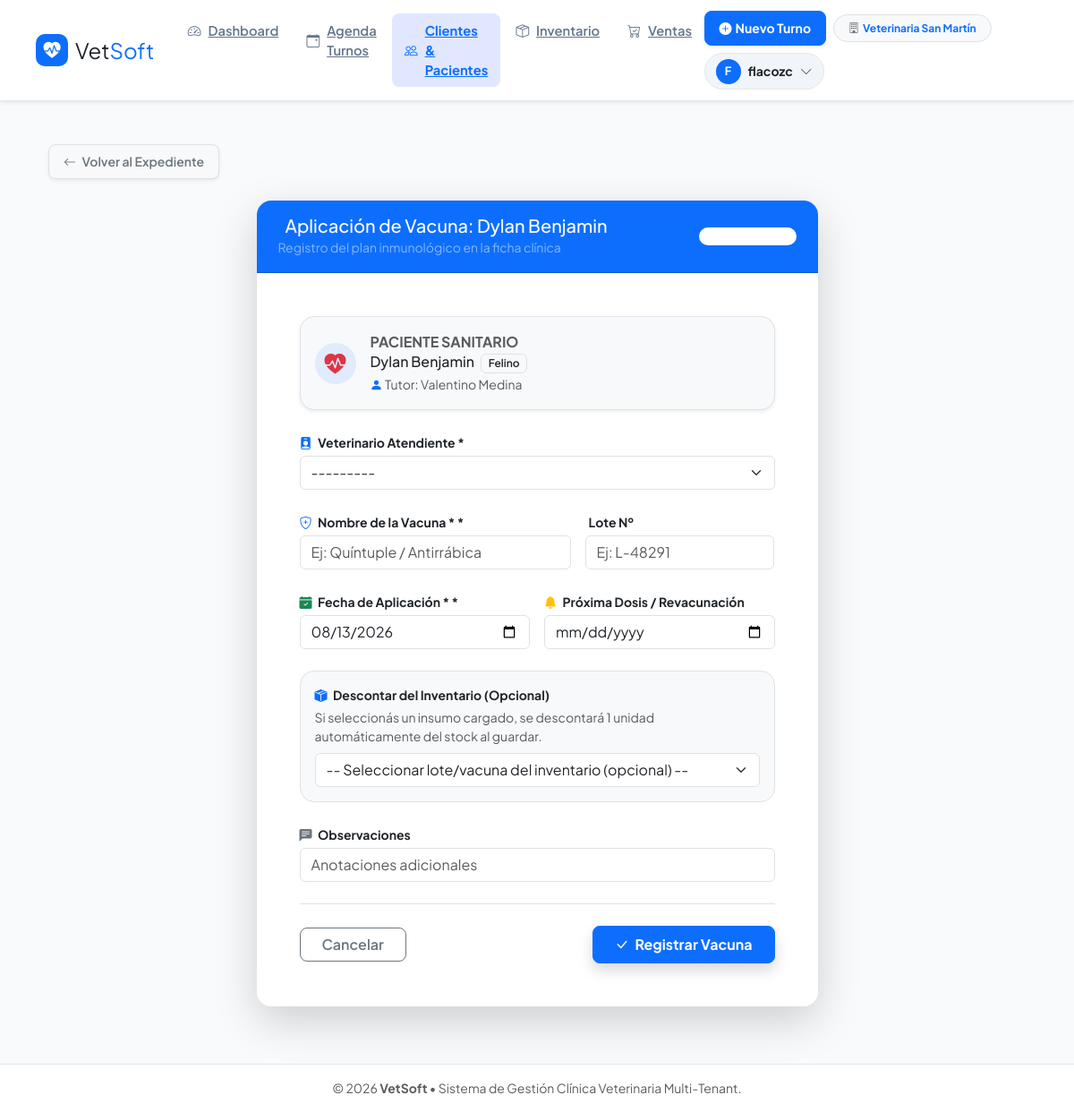
Page /historia-clinica/mascota/4/registrar-vacuna/ (signed in) on the committed database.
### apps/usuarios/models.py (models this page shows, shortened)
class Veterinaria(models.Model):
    nombre = models.CharField(max_length=150, verbose_name="Nombre de la Veterinaria / Clínica")
    cuit_rif = models.CharField(max_length=20, blank=True, null=True, verbose_name="CUIT / ID Fiscal")
    telefono = models.CharField(max_length=30, blank=True, null=True)
    direccion = models.TextField(blank=True, null=True)
    email_contacto = models.EmailField(blank=True, null=True)
    logo = models.ImageField(upload_to='logos_veterinarias/', blank=True, null=True, verbose_name="Logo Institucional")
    creado = models.DateTimeField(auto_now_add=True)
    activo = models.BooleanField(default=True)
    class Meta:
        verbose_name = "Veterinaria"
        verbose_name_plural = "Veterinarias"

### apps/clientes/models.py (models this page shows, shortened)
class Mascota(models.Model):
    SEXO = [
        ('M', 'Macho'),
        ('H', 'Hembra'),
    ]
    cliente = models.ForeignKey(Cliente, on_delete=models.CASCADE, related_name='mascotas')
    nombre = models.CharField(max_length=100)
    especie = models.CharField(max_length=20, choices=ESPECIES, default='CANINO')
    raza = models.CharField(max_length=100, blank=True, null=True)
    fecha_nacimiento = models.DateField(blank=True, null=True, verbose_name="Fecha de Nacimiento")
    sexo = models.CharField(max_length=1, choices=SEXO, default='M')
    peso_kg = models.DecimalField(max_digits=5, decimal_places=2, null=True, blank=True, verbose_name="Peso (kg)")
    castrado = models.BooleanField(default=False, verbose_name="¿Está castrado/a?")
    observaciones = models.TextField(null=True, blank=True, verbose_name="Observaciones")
    creado_en = models.DateTimeField(auto_now_add=True)
    class Meta:
        verbose_name = "Mascota"
        verbose_name_plural = "Mascotas"
        ordering = ['nombre']

class Cliente(models.Model):
    veterinaria = models.ForeignKey(
        Veterinaria,
        on_delete=models.CASCADE,
        related_name='clientes',
        verbose_name="Veterinaria",
        null=True,
        blank=True
    )
    nombre = models.CharField(max_length=100)
    apellido = models.CharField(max_length=100)
    dni = models.CharField(max_length=20, unique=True, verbose_name="DNI / Documento")
    telefono = models.CharField(max_length=30, verbose_name="Teléfono")
    email = models.EmailField(blank=True, null=True)
    direccion = models.CharField(max_length=255, blank=True, null=True, verbose_name="Dirección")
    activo = models.BooleanField(default=True, verbose_name="Cliente Activo")
    creado_en = models.DateTimeField(auto_now_add=True)
    class Meta:
        verbose_name = "Cliente"
        verbose_name_plural = "Clientes"
        ordering = ['apellido', 'nombre']

### apps/historia_clinica/views.py (the view)
# urls.py: path('mascota/<int:mascota_id>/registrar-vacuna/', views.registrar_vacuna, name='registrar_vacuna'),
@login_required
@requerir_rol_veterinario
@transaction.atomic
def registrar_vacuna(request, mascota_id):
    vet = _get_veterinaria(request)
    if request.user.is_superuser and not vet:
        mascota = get_object_or_404(Mascota, pk=mascota_id)
    else:
        mascota = get_object_or_404(Mascota, pk=mascota_id, cliente__veterinaria=vet)
    if request.method == 'POST':
        form = RegistroVacunaForm(request.POST, veterinaria=vet)
        if form.is_valid():
            vacuna = form.save(commit=False)
            vacuna.mascota = mascota
            if vet:
                vacuna.veterinaria = vet
            vacuna.save()
            producto = form.cleaned_data.get('producto_inventario')
            if producto:
                if producto.stock_actual >= 1:
                    MovimientoStock.objects.create(
                        producto=producto,
                        tipo='SALIDA',
                        cantidad=1,
                        motivo=f"Aplicación de Vacuna ({vacuna.nombre_vacuna}) - Paciente: {mascota.nombre}"
                    )
                    producto.stock_actual -= 1
                    producto.save(update_fields=['stock_actual'])
                else:
                    messages.warning(
                        request,
                        f"Vacuna registrada, pero '{producto.nombre}' no tenía stock disponible."
                    )
            messages.success(request, f"Vacuna registrada con éxito para {mascota.nombre}.")
            return redirect('clientes:detalle_historia_clinica', mascota_id=mascota.id)
        else:
            messages.error(request, "Error al registrar la vacuna. Revisa los datos ingresados.")
    else:
        form = RegistroVacunaForm(veterinaria=vet)
    return render(request, 'historia_clinica/form_vacuna.html', {
        'form': form,
        'mascota': mascota,
        'titulo': f'Aplicación de Vacuna: {mascota.nombre}'
    })

### templates/historia_clinica/form_vacuna.html (shortened to what this page needs)
{% extends 'base.html' %}
{% block content %}
<div class="container py-4">
    <div class="mb-4">
        <a href="{% url 'historia_clinica:expediente_mascota' mascota.id %}" class="btn btn-light btn-sm border shadow-sm px-3 py-2 fw-semibold rounded-3 text-secondary">
            <i class="bi bi-arrow-left me-1"></i> Volver al Expediente
        </a>
    </div>
    <div class="row justify-content-center">
        <div class="col-md-8 col-lg-7">
            <div class="card border-0 shadow-lg rounded-4 overflow-hidden">
                <div class="card-header bg-primary text-white py-3 px-4 d-flex justify-content-between align-items-center">
                    <div>
                        <h4 class="card-title h5 mb-0 fw-extrabold d-flex align-items-center gap-2">
                             {{ titulo|default:"Aplicación de Vacuna" }}
                        </h4>
                        <small class="text-white-50">Registro del plan inmunológico en la ficha clínica</small>
                    </div>
                    <span class="badge bg-white bg-opacity-20 text-white small px-3 py-1.5 rounded-pill">Inmunización</span>
                </div>
                <div class="card-body p-4 p-md-5">
                    <div class="p-3 bg-light rounded-4 border mb-4 shadow-sm">
                        <div class="d-flex align-items-center gap-3">
                            <div class="bg-primary bg-opacity-10 text-primary p-2.5 rounded-circle d-flex align-items-center justify-content-center" style="width: 46px; height: 46px;">
                                <i class="bi bi-heart-pulse-fill fs-4 text-danger"></i>
                            </div>
                            <div>
                                <span class="extra-small text-muted fw-bold text-uppercase tracking-wider d-block">Paciente Sanitario</span>
                                <h6 class="fw-extrabold mb-0 text-dark fs-6">
                                    {{ mascota.nombre }}
                                    <span class="badge bg-light text-dark border ms-1 fw-semibold extra-small">{{ mascota.get_especie_display }}</span>
                                </h6>
                                <small class="text-muted extra-small">
                                    <i class="bi bi-person-fill text-primary"></i> Tutor: {{ mascota.cliente.nombre }} {{ mascota.cliente.apellido }}
                                </small>
                            </div>
                        </div>
                    </div>
                    <form method="post" novalidate>
                        <div class="mb-4">
                            <label for="{{ form.veterinario.id_for_label }}" class="form-label fw-bold text-dark small mb-1">
                                <i class="bi bi-person-badge-fill text-primary me-1"></i> Veterinario Atendiente *
                            </label>
                            {{ form.veterinario }}
                        </div>
                        <div class="row g-3 mb-4">
                            <div class="col-md-7">
                                <label for="{{ form.nombre_vacuna.id_for_label }}" class="form-label fw-bold text-dark small mb-1">
                                    <i class="bi bi-shield-plus text-primary me-1"></i> {{ form.nombre_vacuna.label }} *
                                </label>
                                {{ form.nombre_vacuna }}
                            </div>
                            <div class="col-md-5">
                                <label for="{{ form.lote.id_for_label }}" class="form-label fw-bold text-dark small mb-1">
                                     Lote Nº
                                </label>
                                {{ form.lote }}
                            </div>
                        </div>
                        <div class="row g-3 mb-4">
                            <div class="col-md-6">
                                <label for="{{ form.fecha_aplicacion.id_for_label }}" class="form-label fw-bold text-dark small mb-1">
                                    <i class="bi bi-calendar-check-fill text-success me-1"></i> {{ form.fecha_aplicacion.label }} *
                                </label>
                                {{ form.fecha_aplicacion }}
                            </div>
                            <div class="col-md-6">
                                <label for="{{ form.fecha_proxima_dosis.id_for_label }}" class="form-label fw-bold text-dark small mb-1">
                                    <i class="bi bi-bell-fill text-warning me-1"></i> Próxima Dosis / Revacunación
                                </label>
                                {{ form.fecha_proxima_dosis }}
                            </div>
                        </div>
                        <div class="mb-4 p-3 bg-light rounded-4 border">
                            <label for="{{ form.producto_inventario.id_for_label }}" class="form-label fw-bold text-dark small d-block mb-1">
                                <i class="bi bi-box-seam-fill text-primary me-1"></i> Descontar del Inventario (Opcional)
                            </label>
                            <small class="text-muted d-block mb-2">Si seleccionás un insumo cargado, se descontará 1 unidad automáticamente del stock al guardar.</small>
                            {{ form.producto_inventario }}
                        </div>
                        <div class="mb-4">
                            <label for="{{ form.observaciones.id_for_label }}" class="form-label fw-bold text-dark small mb-1">
                                <i class="bi bi-chat-left-text-fill text-secondary me-1"></i> Observaciones
                            </label>
                            {{ form.observaciones }}
                        </div>
                        <div class="d-flex justify-content-between align-items-center pt-4 border-top mt-4">
                            <a href="{% url 'historia_clinica:expediente_mascota' mascota.id %}" class="btn btn-outline-secondary px-4 fw-semibold rounded-3">
                                Cancelar
                            </a>
                            <button type="submit" class="btn btn-primary fw-bold px-4 py-2 rounded-3 shadow">
                                <i class="bi bi-check-lg me-1"></i> Registrar Vacuna
                            </button>
                        </div>
                    </form>
                </div>
            </div>
        </div>
    </div>
</div>
{% endblock %}

### templates/base.html (shortened to what this page needs)
<!DOCTYPE html>
<html lang="es">
<head>
    <link href="https://cdn.jsdelivr.net/npm/bootstrap@5.3.2/dist/css/bootstrap.min.css" rel="stylesheet">
    <link rel="stylesheet" href="https://cdn.jsdelivr.net/npm/bootstrap-icons@1.11.1/font/bootstrap-icons.css">
</head>
<body>
    <nav class="navbar navbar-expand-lg navbar-main sticky-top shadow-sm">
        <div class="container-fluid px-3 px-lg-4">
            <a class="navbar-brand fw-extrabold text-dark d-flex align-items-center gap-2 me-4" href="{% url 'dashboard:index' %}">
                <div class="navbar-brand-logo">
                    <i class="bi bi-heart-pulse-fill"></i>
                </div>
                <span class="fs-4">Vet<span class="text-primary">Soft</span></span>
            </a>
            <div class="collapse navbar-collapse" id="navbarNav">
                <ul class="navbar-nav me-auto mb-2 mb-lg-0 gap-1">
                    <li class="nav-item">
                        <a class="nav-link-custom {% if request.resolver_match.app_name == 'dashboard' %}active{% endif %}" href="{% url 'dashboard:index' %}">
                            <i class="bi bi-speedometer2"></i> Dashboard
                        </a>
                    </li>
                    <li class="nav-item">
                        <a class="nav-link-custom {% if request.resolver_match.app_name == 'turnos' %}active{% endif %}" href="{% url 'turnos:agenda_diaria' %}">
                            <i class="bi bi-calendar-event"></i> Agenda Turnos
                        </a>
                    </li>
                    <li class="nav-item">
                        <a class="nav-link-custom {% if request.resolver_match.app_name == 'clientes' or request.resolver_match.app_name == 'historia_clinica' %}active{% endif %}" href="{% url 'clientes:lista_clientes' %}">
                            <i class="bi bi-people"></i> Clientes & Pacientes
                        </a>
                    </li>
                    <li class="nav-item">
                        <a class="nav-link-custom {% if request.resolver_match.app_name == 'inventario' %}active{% endif %}" href="{% url 'inventario:lista_productos' %}">
                            <i class="bi bi-box-seam"></i> Inventario
                        </a>
                    </li>
                    <li class="nav-item">
                        <a class="nav-link-custom {% if request.resolver_match.app_name == 'ventas' %}active{% endif %}" href="{% url 'ventas:lista_ventas' %}">
                            <i class="bi bi-cart-check"></i> Ventas
                        </a>
                    </li>
                </ul>
                <div class="d-flex align-items-center gap-2 flex-wrap">
                    <a href="{% url 'turnos:nuevo_turno' %}" class="btn btn-primary btn-sm fw-bold px-3 py-2 rounded-3 shadow-sm d-inline-flex align-items-center gap-1">
                        <i class="bi bi-plus-circle-fill"></i> Nuevo Turno
                    </a>
                    {% if user.is_authenticated %}
                        <span class="badge bg-light text-primary border px-3 py-2 rounded-pill small fw-bold d-inline-flex align-items-center gap-1">
                            <i class="bi bi-building text-secondary"></i>
                            {% if request.veterinaria %}
                                {{ request.veterinaria.nombre }}
                            {% elif user.perfil and user.perfil.veterinaria %}
                                {{ user.perfil.veterinaria.nombre }}
                            {% else %}
                                Súper Admin
                            {% endif %}
                        </span>
                        <div class="dropdown">
                            <button class="btn user-dropdown-btn d-flex align-items-center gap-2" type="button" id="userMenu" data-bs-toggle="dropdown" aria-expanded="false">
                                <div class="avatar-circle">
                                    {{ user.username|slice:":1"|upper }}
                                </div>
                                <span class="fw-bold small text-dark d-none d-md-inline">{{ user.username }}</span>
                                <i class="bi bi-chevron-down small text-muted"></i>
                            </button>
                        </div>
                    {% endif %}
                </div>
            </div>
        </div>
    </nav>
    <div class="container main-container">
        {% block content %}
        {% endblock %}
    </div>
    <footer class="footer mt-auto py-3 text-center text-muted small">
        <div class="container">
            <span>&copy; {% now "Y" %} <strong>VetSoft</strong> &bull; Sistema de Gestión Clínica Veterinaria Multi-Tenant.</span>
        </div>
    </footer>
</body>
</html>

### rows in the picture
Veterinaria: veterinaria.nombre "Veterinaria San Martín"
Mascota: nombre "Dylan Benjamin", especie "Felino", cliente.nombre "Valentino", cliente.apellido "Medina"

### other values in the picture
{{ user.username|slice:":1"|upper }} "F"
{{ user.username }} "flacozc"
{{ titulo|default:"Aplicación de Vacuna" }} "Aplicación de Vacuna: Dylan Benjamin"
